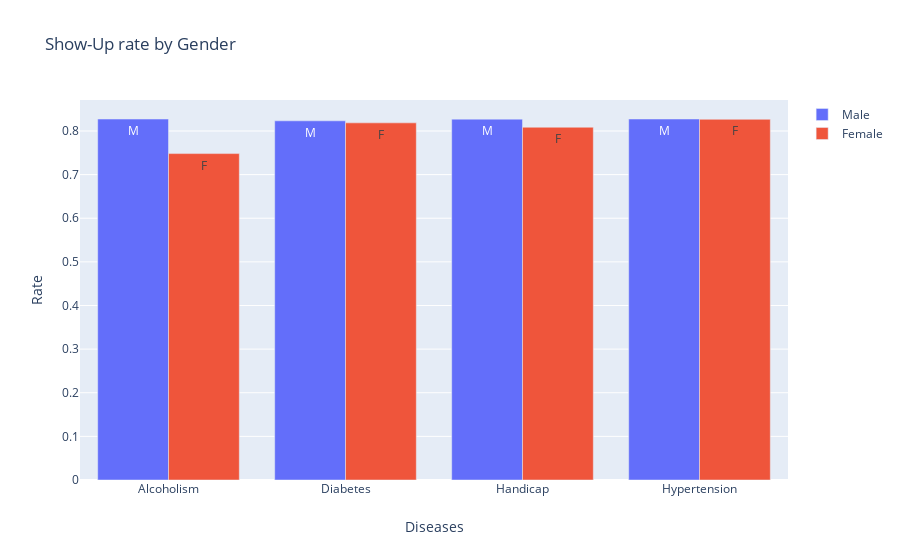

Notebook code cell kept with this figure:
### Code cell
Male = Gender_data[Gender_data['Gender'] == 'M']
Female = Gender_data[Gender_data['Gender'] == 'F']

trace0 = go.Bar(
    x= Male['Category'],
    y=Male['Show-Up Rate'],
    text=Male['Gender'],
    name="Male")

trace1 = go.Bar(
    x= Female['Category'],
    y=Female['Show-Up Rate'],
    text=Female['Gender'],
    name="Female")


layout = dict(title = "Show-Up rate by Gender",barmode='group',xaxis=dict({"title":"Diseases"}),
             yaxis=dict({"title":"Rate"}))
dat = [trace0,trace1]
fig = go.Figure(data=dat,layout=layout)
iplot(fig,filename='grouped-bar')

### Figure 1 — Plotly figure (JSON) as saved in the notebook; plotly's stock layout.template omitted (floating-point values rounded to 4 significant figures)
{"data": [{"name": "Male", "text": ["M", "M", "M", "M"], "type": "bar", "x": ["Alcoholism", "Diabetes", "Handicap", "Hypertension"], "y": [0.8273, 0.8233, 0.8272, 0.8275]}, {"name": "Female", "text": ["F", "F", "F", "F"], "type": "bar", "x": ["Alcoholism", "Diabetes", "Handicap", "Hypertension"], "y": [0.7482, 0.8186, 0.8086, 0.8268]}], "layout": {"barmode": "group", "title": {"text": "Show-Up rate by Gender"}, "xaxis": {"title": {"text": "Diseases"}}, "yaxis": {"title": {"text": "Rate"}}}}
